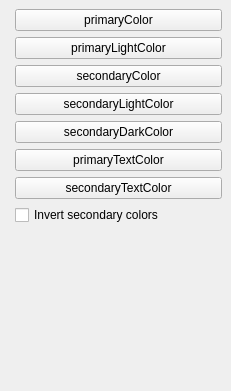
<?xml version="1.0" encoding="UTF-8"?>
<!--
QtMaterial - https://github.com/UN-GCPDS/qt-material
By Yeison Cardona - GCPDS
-->
<ui version="4.0">
  <class>DockWidget</class>
  <widget class="QDockWidget" name="DockWidget">
    <property name="geometry">
      <rect>
        <x>0</x>
        <y>0</y>
        <width>231</width>
        <height>391</height>
      </rect>
    </property>
    <property name="windowTitle">
      <string>Change Theme</string>
    </property>
    <widget class="QWidget" name="dockWidgetContents">
      <layout class="QGridLayout" name="gridLayout">
        <item row="0" column="0">
          <layout class="QFormLayout" name="formLayout">
            <item row="0" column="1">
              <widget class="QPushButton" name="pushButton_primaryColor">
                <property name="text">
                  <string>primaryColor</string>
                </property>
              </widget>
            </item>
            <item row="1" column="1">
              <widget class="QPushButton" name="pushButton_primaryLightColor">
                <property name="text">
                  <string>primaryLightColor</string>
                </property>
              </widget>
            </item>
            <item row="2" column="1">
              <widget class="QPushButton" name="pushButton_secondaryColor">
                <property name="text">
                  <string>secondaryColor</string>
                </property>
              </widget>
            </item>
            <item row="3" column="1">
              <widget class="QPushButton" name="pushButton_secondaryLightColor">
                <property name="text">
                  <string>secondaryLightColor</string>
                </property>
              </widget>
            </item>
            <item row="4" column="1">
              <widget class="QPushButton" name="pushButton_secondaryDarkColor">
                <property name="text">
                  <string>secondaryDarkColor</string>
                </property>
              </widget>
            </item>
            <item row="5" column="1">
              <widget class="QPushButton" name="pushButton_primaryTextColor">
                <property name="text">
                  <string>primaryTextColor</string>
                </property>
              </widget>
            </item>
            <item row="6" column="1">
              <widget class="QPushButton" name="pushButton_secondaryTextColor">
                <property name="text">
                  <string>secondaryTextColor</string>
                </property>
              </widget>
            </item>
            <item row="7" column="1">
              <widget class="QCheckBox" name="checkBox_ligh_theme">
                <property name="text">
                  <string>Invert secondary colors</string>
                </property>
              </widget>
            </item>
          </layout>
        </item>
      </layout>
    </widget>
  </widget>
  <resources/>
  <connections/>
</ui>
